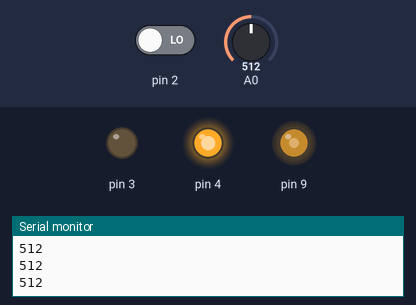
A sketch run on a simulated Arduino Uno, built with avr-gcc and run on an emulated ATmega328P. Shown: output pins drawn as LEDs (lit = HIGH), the last lines printed to the serial monitor. The inputs (shaded band) are chosen by the test bench; at power-on: A0 = 512, pin 2 LOW.

Above: at 1.2 s.
1.3 s: A0 set to 716
At 2.0 s:
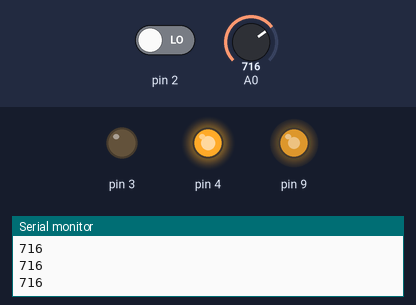
2.8 s: pin 2 driven HIGH
At 3.2 s:
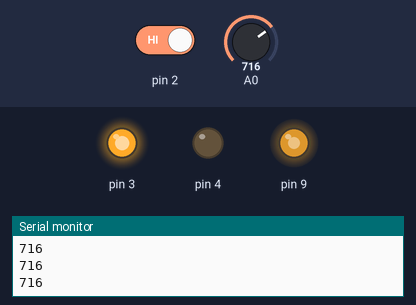
4.3 s: A0 set to 900
At 5.5 s:
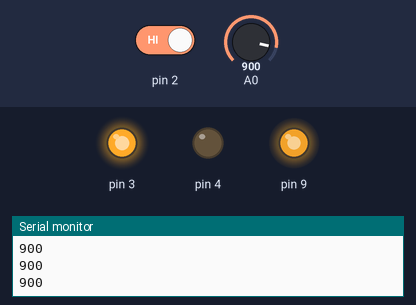
5.8 s: pin 2 driven LOW
At 6.7 s:
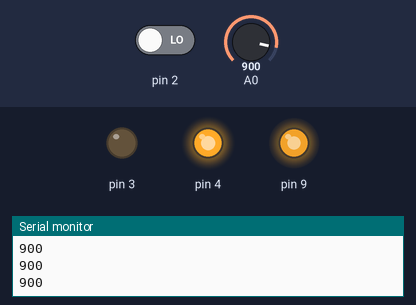
7.3 s: A0 set to 122
At 7.8 s:
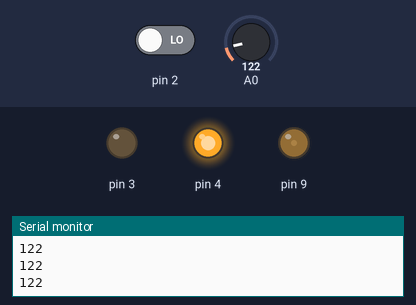
8.8 s: pin 2 driven HIGH
At 10.2 s:
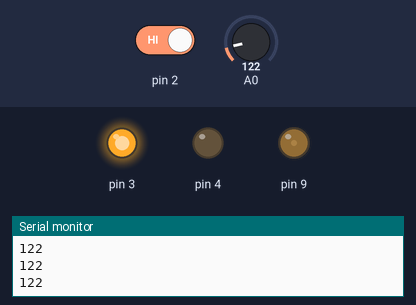
Timing chart, 0 to 11.3 s (numbered marks = the images above; inputs shaded):
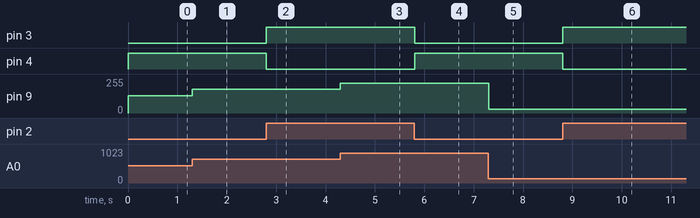

Measured:
- after the input at 1.3 s, pin 9: 128/255 → 179/255 at once
- after the input at 2.8 s, pin 3: LOW → HIGH at once; pin 4: HIGH → LOW at once
- after the input at 4.3 s, pin 9: 179/255 → 225/255 at once
- after the input at 5.8 s, pin 3: HIGH → LOW at once; pin 4: LOW → HIGH at once
- after the input at 7.3 s, pin 9: 225/255 → 30/255 at once
- after the input at 8.8 s, pin 3: LOW → HIGH at once; pin 4: HIGH → LOW at once

The sketch:

aula_08_final1.ino
```cpp
// C++ code
//

int pot = 0;

void setup(){
  pinMode(2, INPUT);
  pinMode(A0, INPUT);
  pinMode(3, OUTPUT);
  pinMode(4, OUTPUT);
  pinMode(9, OUTPUT);
  Serial.begin(9600);
}

void loop(){
  pot = analogRead(A0);
  analogWrite(9,pot / 4);
  if(digitalRead(2) == HIGH){
    digitalWrite(3, HIGH);
    digitalWrite(4, LOW);
  }else{
    digitalWrite(3, LOW);
    digitalWrite(4, HIGH);
  }
  Serial.println(pot);
}
```
